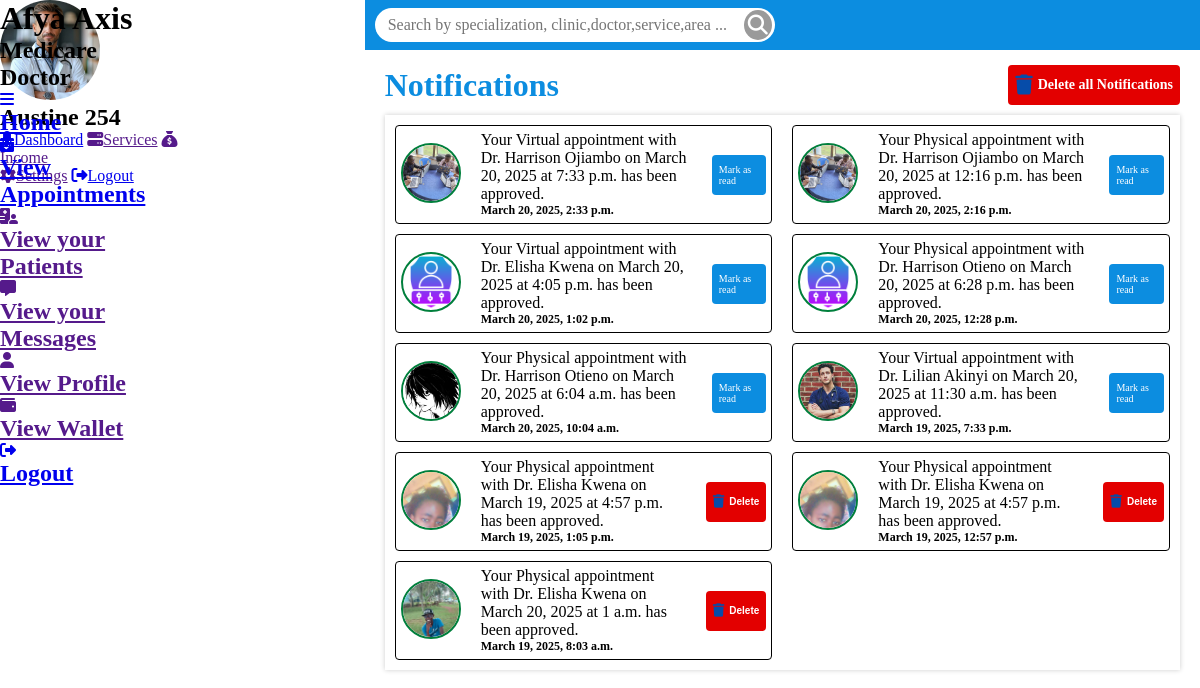
/notifications/user/ (signed in), run on the app's committed database.
### doctors/models.py (models this page shows, shortened)
class Doctor(models.Model):
    user = models.OneToOneField(User, on_delete=models.CASCADE, related_name='doctor_profile')
    first_name = models.CharField(max_length=100)
    last_name = models.CharField(max_length=100)
    email = models.EmailField(unique=True)
    phone_number = models.CharField(max_length=15, unique=True)
    clinic = models.ForeignKey('clinics.Clinic', on_delete=models.CASCADE, related_name="doctors")
    specialization = models.ForeignKey(Specialization, on_delete=models.CASCADE, related_name="doctors")
    bio = models.TextField(blank=True, null=True)
    profile_picture = models.ImageField(upload_to='doctor_profiles/', blank=True, null=True)
    facebook = models.URLField(blank=True, null=True)
    twitter = models.URLField(blank=True, null=True)
    linkedin = models.URLField(blank=True, null=True)
    instagram = models.URLField(blank=True, null=True)
    address = models.TextField()
    city = models.CharField(max_length=100)
    country = models.CharField(max_length=100,default='Kenya')
    postal_code = models.CharField(max_length=10,default='0000')
    state= models.CharField(max_length=100,default='Kisii')
    hire_date = models.DateField(null=True, blank=True)
    years_of_experience = models.IntegerField(null=True, blank=True)
    years_worked_at_afyaaxis = models.IntegerField(null=True, blank=True)
    availability = models.BooleanField(default=True)

### notifications/models.py (models this page shows, shortened)
class Notification(models.Model):
    user = models.ForeignKey(User, on_delete=models.CASCADE, related_name='notifications')
    message = models.TextField()
    created_at = models.DateTimeField(auto_now_add=True)
    is_read = models.BooleanField(default=False)
    profile_picture_url = models.URLField(blank=True, null=True)
    doctor_name = models.CharField(max_length=255, blank=True, null=True)
    clinic_name = models.CharField(max_length=255, blank=True, null=True)
    appointment_date = models.DateField(blank=True, null=True)
    appointment_time = models.TimeField(blank=True, null=True)
    appointment_type = models.CharField(max_length=255, blank=True, null=True)
    rejection_reason = models.TextField(blank=True, null=True)
    applicant_username = models.CharField(max_length=255, blank=True, null=True)  # Add this field
    applicant_first_name = models.CharField(max_length=255, blank=True, null=True)  # Add this field
    applicant_last_name = models.CharField(max_length=255, blank=True, null=True)  # Add this field

### notifications/views.py (the view)
# urls.py: path('user/', views.user_notifications, name='user_notifications'),
@login_required
def user_notifications(request):
    notifications = request.user.notifications.all().order_by('-created_at')
    context = {
        'notifications': notifications
    }
    return render(request, 'notifications/user_notifications.html', context)

### notifications/templatetags/notification_tags.py (called while the page is built)
@register.simple_tag(takes_context=True)
def user_unread_notifications_count(context):
    user = context['user']
    if user.is_authenticated:
        return Notification.objects.filter(user=user, is_read=False).count()
    return 0

### templates/notifications/user_notifications.html (shortened to what this page needs)
{% extends "base/layout.html" %}
{% load static %}
{% load notification_tags %}
{% block content %}
<div class="notificationsection">
    <div class="notificationstop">
        <h1>Notifications</h1>
        <form action="{% url 'delete_all_notifications' %}" method="post">
            <button>
                <i class="fa-solid fa-trash"></i>
                <h2>Delete all Notifications</h2>
            </button>
        </form>
    </div>
    <div class="notificationbox">
        {% for notification in notifications %}
        <div class="notifictiondiv">
            <div class="notificationleft">
                {% if notification.profile_picture_url %}
                <img src="{{ notification.profile_picture_url }}" alt="Profile Picture">
                {% else %}
                <img src="{% static 'images/admin-settings.png' %}" alt="">
                {% endif %}
            </div>
            {% if notification.rejection_reason %}
            <div class="notificationight">
                <p> Your {{ notification.appointment_type }}  with Dr. {{ notification.doctor_name }} on {{ notification.appointment_date }} at {{ notification.appointment_time }} has been disapproved due to {{ notification.rejection_reason }}.</p>
                <p style="font-size:12px;font-weight:900;"><strong>{{notification.created_at}}</strong></p>
            </div>
            {% else %}
            <div class="notificationight">
                <p> Your {{ notification.appointment_type }} appointment with {{ notification.doctor_name }} on {{ notification.appointment_date }} at {{ notification.appointment_time }} has been approved.</p>
                <p style="font-size:12px;font-weight:900;"><strong>{{notification.created_at}}</strong></p>
            </div>
            {% endif %}
            <div class="actionnote">
                {% if not notification.is_read %}
                <a class="mark" href="{% url 'mark_as_read_user' notification.id %}">Mark as read</a>
                {% else %}
                <form action="{% url 'delete_notification' notification.id %}" method="post">
                    <button class="deletemessage">
                        <i class="fa-solid fa-trash"></i>
                        <h2>Delete</h2>
                    </button>
                </form>
                {% endif %}
            </div>
        </div>
        {% empty %}
        <p style="font-size:16px;font-weight:800;">There are no notifications currently.</p>
        {% endfor %}
    </div>
</div>
{% endblock %}

### templates/doctors/sidebar.html (shortened to what this page needs)
{% load static %}
<div class="sidebarleft">
    <div class="sidebarheader">
        <div class="adminimage">
            {% if user.doctor_profile.profile_picture %}
            <img style="width:100px;height:100px;border-radius:50%;object-fit:cover;object-position:top;" src="{{ user.doctor_profile.profile_picture.url }}" alt="">
            {% else %}
            <img style="width:100px;height:100px;border-radius:50%;object-fit:cover;object-position:top;" src="{% static 'images/admin-settings.png' %}" alt="">
            {% endif %}
        </div>
    </div>
    <div class="adminname">
        <h2>{{ user.first_name }} {{ user.last_name }}</h2>
    </div>
    <div class="menuitems">
        <a href="{% url 'doctor_dashboard' %}"><i class="fa-solid fa-user-md"></i>Dashboard</a>
        <a href=""><i class="fa-solid fa-server"></i>Services</a>
        <a href=""><i class="fa-solid fa-sack-dollar"></i>Income</a>
    </div>
    <div class="logoutdiv">
        <a href=""><i class="fa-solid fa-gear"></i>Settings</a>
        <a href="{% url 'logout' %}"><i class="fa-solid fa-right-from-bracket"></i>Logout</a>
    </div>
</div>
<div class="sidebar">
    <div class="sidetop">
        <h1>Afya Axis</h1>
        <h2>Medicare </h2>
        <h2>Doctor</h2>
    </div>
    <div class="sidemiddle">
        <div class="sidebuttons">
            <a href="{% url 'doctor_dashboard' %}">
                <i class="fa-solid fa-bars"></i>
                <h2>Home</h2>
            </a>
            <a href="{% url 'doctor_appointments'%}">
                <i class="fa-solid fa-calendar-check"></i>
                <h2>View Appointments</h2>
            </a>
            <a href="">
                <i class="fa-solid fa-hospital-user"></i>
                <h2>View your Patients</h2>
            </a>
            <a href="">
                <i class="fa-solid fa-message"></i>
                <h2>View your Messages</h2>
            </a>
            <a href="">
                <i class="fa-solid fa-user"></i>
                <h2>View Profile</h2>
            </a>
            <a href="">
                <i class="fa-solid fa-wallet"></i>
                <h2>View Wallet</h2>
            </a>
        </div>
    </div>
    <div class="sidebottom">
        <a href="{% url 'logout' %}">
            <i class="fa-solid fa-right-from-bracket"></i>
            <h2>Logout</h2>
        </a>
    </div>
</div>

### static/css/main.css (style rules this page uses)
* { margin: 0; padding: 0; box-sizing: border-box; }
:root { --green:#007f3c; --blue:#0c8de0; --yellow:#f9be1a; }
body { width: 100%; }
.sidebar { width: 15%; height: 100vh; position: fixed; }
.notificationsection { width: 100%; }
.notificationsection h1 { color: var(--blue); }
.notificationbox { width: 100%; display: grid; grid-template-columns: 1fr 1fr; grid-column-gap: 20px; grid-row-gap: 10px; padding: 10px; box-shadow: 0px 0px 5px 0px rgb(0, 0, 0,0.2); }
.notifictiondiv { display: flex; align-items: center; justify-content: space-between; gap: 20px; border: 1px solid black; padding: 5px; border-radius: 4px; }
.notificationleft img { width: 60px; height: 60px; object-fit: cover;object-position: top; border-radius: 50%; border: 2px solid var(--green); }
.actionnote { display: flex; align-items: center; justify-content: space-between; gap: 10px; }
.notificationight { width: 70%; }
.notificationstop { width: 100%; display: flex; align-items: center; justify-content: space-between; padding: 10px 0; }
.notificationstop h2 { color: #ffffff; font-size: 14px; font-family: 'Times New Roman', Times, serif; }
.notificationstop i { color: #064ca9; font-size: 20px; }
.actionnote .mark, .actionnote .paymentbutton, .notificationstop form button, .actionnote form button { display: flex; align-items: center; justify-content: space-between; padding: 7px; border-radius: 4px; gap: 5px; cursor: pointer; border: none; height: 40px; }
.actionnote .mark, .actionnote .paymentbutton h2, .actionnote form button h2 { font-size: 10px; color: #ffffff; text-decoration: none; }
.actionnote .mark { background-color: #0c8de0; }
.notificationstop button, .actionnote form .deletemessage { background-color: #e30000; }
.actionnote form .deletemessage i { color: #064ca9; }

### data on the page
Notification: profile_picture_url (picture), appointment_type "Virtual", doctor_name "Dr. Harrison Ojiambo", appointment_date "March 20, 2025", appointment_time "7:33 p.m.", created_at "March 20, 2025, 2:33 p.m.", is_read "Mark as read"
Notification: profile_picture_url (picture), appointment_type "Physical", doctor_name "Dr. Harrison Ojiambo", appointment_date "March 20, 2025", appointment_time "12:16 p.m.", created_at "March 20, 2025, 2:16 p.m.", is_read "Mark as read"
Notification: appointment_type "Virtual", doctor_name "Dr. Elisha Kwena", appointment_date "March 20, 2025", appointment_time "4:05 p.m.", created_at "March 20, 2025, 1:02 p.m.", is_read "Mark as read"
Notification: appointment_type "Physical", doctor_name "Dr. Harrison Otieno", appointment_date "March 20, 2025", appointment_time "6:28 p.m.", created_at "March 20, 2025, 12:28 p.m.", is_read "Mark as read"
Notification: profile_picture_url (picture), appointment_type "Physical", doctor_name "Dr. Harrison Otieno", appointment_date "March 20, 2025", appointment_time "6:04 a.m.", created_at "March 20, 2025, 10:04 a.m.", is_read "Mark as read"
Notification: profile_picture_url (picture), appointment_type "Virtual", doctor_name "Dr. Lilian Akinyi", appointment_date "March 20, 2025", appointment_time "11:30 a.m.", created_at "March 19, 2025, 7:33 p.m.", is_read "Mark as read"
Notification: profile_picture_url (picture), appointment_type "Physical", doctor_name "Dr. Elisha Kwena", appointment_date "March 19, 2025", appointment_time "4:57 p.m.", created_at "March 19, 2025, 1:05 p.m.", is_read True (drawn)
Notification: profile_picture_url (picture), appointment_type "Physical", doctor_name "Dr. Elisha Kwena", appointment_date "March 19, 2025", appointment_time "4:57 p.m.", created_at "March 19, 2025, 12:57 p.m.", is_read True (drawn)
Notification: profile_picture_url (picture), appointment_type "Physical", doctor_name "Dr. Elisha Kwena", appointment_date "March 20, 2025", appointment_time "1 a.m.", created_at "March 19, 2025, 8:03 a.m.", is_read True (drawn)

### other printed values
{{ user.first_name }} "Austine"
{{ user.last_name }} "254"
